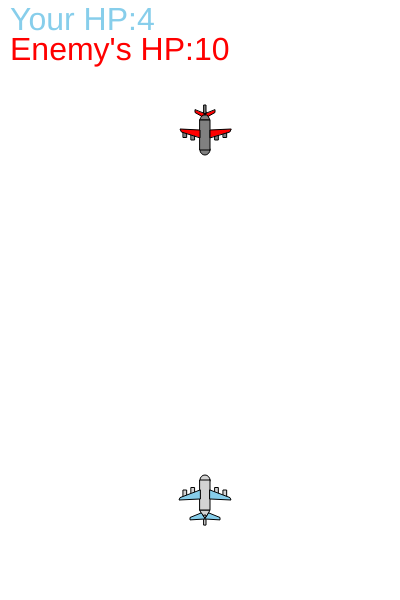
Frame 1 (no input)
Frame 60 (no input): identical to frame 1, image omitted
Frame 120 (the mouse pressed at the canvas centre since frame 60): identical to frame 1, image omitted

The p5.js sketch that drew this single still picture (run headless with seeded random() and noise() and a simulated clock; from frame 60 on, the mouse is pressed at the canvas centre):

// p5.js sketch
// ── sketch.js
// 最終課題を制作しよう
let px = 0;
let py = 0;
let ex = 0;
let ey = 0;
let bullets = [];
let ebullets = [];
let t = 0;
let et = 0;
let health = 5;
let ehp = 10;

function setup(){
  createCanvas(400, 600);
  draw();
  px = width / 2;
  py = height - height / 5;
  ex = width/2;
  ey = height/5;
}


function draw(){
  background(255);
  textSize(32);
  fill("skyblue");
  text("Your HP:" + health, 10, 30);
  fill("red");
  text("Enemy's HP:" + ehp, 10, 60);
  fill("white");
  drawEnemy(ex, ey, 10, 30);
  for(let i = 0; i < ebullets.length; i++){ // 敵の玉を描く
    let eb = ebullets[i];
    ellipse(eb.x + eb.size / 2, eb.y + eb.size * 3, eb.size);//玉のデフォルト位置と大きさ
    eb.x += eb.vx;//飛行機が移動した場合、玉のｘは変わらない
    eb.y += eb.vy;//玉の移動速度
  }

  if(!mouseIsPressed && et % 100 == 0){
    for(num=0;num<1;num++){
        const eb = { x: ex , y: ey, size: random(5,10), vx: 0, vy: 5 };
        ebullets.push(eb);//毎回玉を一個生成する
    }
  }
  et++;

  drawPlane(px, py, 10, 30);
  if(keyIsDown("W".charCodeAt(0))){ py -= 5; }
  if(keyIsDown("A".charCodeAt(0))){ px -= 5; }
  if(keyIsDown("S".charCodeAt(0))){ py += 5; }
  if(keyIsDown("D".charCodeAt(0))){ px += 5; }
 
  if(keyIsDown(" ".charCodeAt(0))){ px = width/2; py = height - height/5; }
  for(let i = 0; i < bullets.length; i++){ // 味方の玉を描く
    let b = bullets[i];
    drawBullet(b.x + b.size / 2, b.y - b.size * 3, b.size);//玉のデフォルト位置と大きさ
    b.x += b.vx;//飛行機が移動した場合、玉のｘは変わらない
    b.y += b.vy;//玉の移動速度
  }

  if(!mouseIsPressed && t != 0 && t % 100 == 0){
    for(num=0;num<1;num++){
        const b = { x: px , y: py, size: random(2,5), vx: 0, vy: -5 };
        bullets.push(b);//毎回玉を一個生成する
    }
  }
  t++;

  //敵の玉と自分の飛行機の距離を計算する
  for(let i = 0; i < bullets.length; i++){
    for(let j = i + 1; j < ebullets.length; j++){
        let b1 = bullets[i];//自分の玉の位置を獲得する
        let b2 = ebullets[j];//敵の玉の位置を獲得する
        if(dist(b1.x, b1.y, b2.x, b2.y) <= b1.size/2 + b2.size/2){
          bullets.splice(i, 1);
          ebullets.splice(j, 1);
        }//もし玉と玉の距離が玉自身の大きさより小さい場合、2つの玉を消す
    }
  }

  for(let i = 0; i < ebullets.length; i++){
    let b2 = ebullets[i];
    if(dist(px, py, b2.x, b2.y) <= b2.size/2 + 10){//敵の玉にぶつかったら、玉を消し、HP-1
      ebullets.splice(i, 1);
      health--;
    }
  }

  if(health == 0) {
    background(255);
    textSize(32);
    fill("red");
    text("GAME OVER", 100, 300);
    noLoop();
  }

  for(let i = 0; i < bullets.length; i++){
    let b1 = bullets[i];
    if(dist(b1.x, b1.y, ex, ey) <= b1.size/2 + 10){//敵を打ったら、玉を消し、敵のHP-1
      bullets.splice(i, 1);
      ehp--;
    }
  }

  if(ehp == 0) {
    background(255);
    textSize(32);
    fill("green");
    text("YOU WIN", 100, 300);
    noLoop();
  }

  //Rでゲームを初期化する
  if (keyIsDown("R".charCodeAt(0))) {
    bullets = [];
    ebullets = [];
    px = width / 2;
    py = height - height / 5;
    ex = width/2;
    ey = height/5;
    health = 4;
    ehp = 10;
    loop();
  }
}

function windowResized(){
  resizeCanvas(windowWidth, windowHeight);
}

function drawBullet(cx, cy, size){
  fill("gold");
  ellipse(cx + size/2, cy + size, size, 3 * size * 1.33);
  rect(cx, cy, size, size * 3);
}

function drawPlane(cx, cy, w, h){
  fill("lightgray");
  //body
  ellipse(cx + w/2, cy, w, w);
  triangle(cx, cy + h, cx + w, cy + h, cx + w / 2, cy + h * 1.33)
  rect(cx, cy, w, h);
  //tail
  rect(cx + w / 2.5, cy + h * 1.17, w / 5, w);
  fill("skyblue");
  quad(cx + w / 10, cy + h * 1.1, cx - w, cy + h * 1.25, cx - w, cy + h * 1.33, cx + w/2, cy + h * 1.30);
  quad(cx + w - w / 10, cy + h * 1.1, cx + w + w, cy + h * 1.25, cx + w + w, cy + h * 1.33, cx + w - w/2, cy + h * 1.30);
  //engine
  fill("lightgray");
  rect(cx - w - w + w / 3, cy + h / 2 - w / 2, w / 3, h / 4);
  rect(cx - w + w / 8 , cy + h / 2 - w / 4 - w / 2, w / 3, h / 4);
  rect(cx + w + w + w - w / 1.5, cy + h / 2 - w / 2, w / 3, h / 4);
  rect(cx + w + w - w / 2 , cy + h / 2 - w / 4 - w / 2, w / 3, h / 4);
  //wing
  fill("skyblue");
  quad(cx, cy + h / 2 - w / 2, cx - w * 2, cy + h / 2.1 + w / 3, cx - w * 2.1, cy + h / 2 + w / 2, cx, cy + h / 2 + w / 2.5);
  quad(cx + w, cy + h / 2 - w / 2, cx + w + w * 2, cy + h / 2.1 + w / 3, cx + w + w * 2.1, cy + h / 2 + w / 2, cx + w, cy + h / 2 + w / 2.5);
}

function drawEnemy(cx, cy, w, h){
  fill("gray");
  //body
  ellipse(cx + w/2, cy + h, w, w);
  triangle(cx, cy, cx + w, cy, cx + w / 2, cy + h - h * 1.33)
  rect(cx, cy, w, h);
  //tail
  rect(cx + w / 2.5, cy - h / 2, w / 5, w);
  fill("red");
  quad(cx + w / 2, cy - h / 5, cx + w / 6, cy - h / 8, cx - w / 2, cy - h / 4, cx - w / 2, cy - h / 3);
  quad(cx + w / 2, cy - h / 5, cx + w - w / 6, cy - h / 8, cx + w + w / 2, cy - h / 4, cx + w + w / 2, cy - h / 3);
  //engine
  fill("gray");
  rect(cx - w - w + w / 3, cy + h / 2 - w / 2, w / 3, h / 4);
  rect(cx - w + w / 8 , cy + h / 2 - w / 4, w / 3, h / 4);
  rect(cx + w + w + w - w / 1.5, cy + h / 2 - w / 2, w / 3, h / 4);
  rect(cx + w + w - w / 2 , cy + h / 2 - w / 4, w / 3, h / 4);
  //wing
  fill("red");
  quad(cx, cy + h / 2 + w / 4, cx, cy + h / 2 - w / 2, cx - w * 2, cy + h / 2 - w / 1.67, cx - w * 2 + w / 8, cy + h / 2 - w / 3);
  quad(cx + w, cy + h / 2 + w / 4, cx + w, cy + h / 2 - w / 2, cx + w + w * 2 + w / 8, cy + h / 2 - w / 1.67, cx + w + w * 2, cy + h / 2 - w / 3);
}
// ── sketch copy.js
// 最終課題を制作しよう

function setup(){
  createCanvas(400, 600);
  draw();
}

function draw(){
  background(255);
  drawPlane(width/2-100, height-height/5, 10, 30);
  drawEnemy(width/2, height-height/5, 20, 60);
}

function windowResized(){
  resizeCanvas(windowWidth, windowHeight);
}

function drawBullet(cx, cy, w, h){
  fill("gold");
  ellipse(cx + w/2, cy + h/3, w, h * 1.33);
  rect(cx, cy, w, h);
}

function drawPlane(cx, cy, w, h){
  fill("lightgray");
  //body
  ellipse(cx + w/2, cy, w, w);
  triangle(cx, cy + h, cx + w, cy + h, cx + w / 2, cy + h * 1.33)
  rect(cx, cy, w, h);
  //tail
  rect(cx + w / 2.5, cy + h * 1.17, w / 5, w);
  fill("skyblue");
  quad(cx + w / 10, cy + h * 1.1, cx - w, cy + h * 1.25, cx - w, cy + h * 1.33, cx + w/2, cy + h * 1.30);
  quad(cx + w - w / 10, cy + h * 1.1, cx + w + w, cy + h * 1.25, cx + w + w, cy + h * 1.33, cx + w - w/2, cy + h * 1.30);
  //engine
  fill("lightgray");
  rect(cx - w - w + w / 3, cy + h / 2 - w / 2, w / 3, h / 4);
  rect(cx - w + w / 8 , cy + h / 2 - w / 4 - w / 2, w / 3, h / 4);
  rect(cx + w + w + w - w / 1.5, cy + h / 2 - w / 2, w / 3, h / 4);
  rect(cx + w + w - w / 2 , cy + h / 2 - w / 4 - w / 2, w / 3, h / 4);
  //wing
  fill("skyblue");
  quad(cx, cy + h / 2 - w / 2, cx - w * 2, cy + h / 2.1 + w / 3, cx - w * 2.1, cy + h / 2 + w / 2, cx, cy + h / 2 + w / 2.5);
  quad(cx + w, cy + h / 2 - w / 2, cx + w + w * 2, cy + h / 2.1 + w / 3, cx + w + w * 2.1, cy + h / 2 + w / 2, cx + w, cy + h / 2 + w / 2.5);
}

function drawEnemy(cx, cy, w, h){
  fill("gray");
  //body
  ellipse(cx + w/2, cy + h, w, w);
  triangle(cx, cy, cx + w, cy, cx + w / 2, cy + h - h * 1.33)
  rect(cx, cy, w, h);
  //tail
  rect(cx + w / 2.5, cy - h / 2, w / 5, w);
  fill("red");

  //engine
  fill("gray");
  rect(cx - w - w + w / 3, cy + h / 2 - w / 2, w / 3, h / 4);
  rect(cx - w + w / 8 , cy + h / 2 - w / 4, w / 3, h / 4);
  rect(cx + w + w + w - w / 1.5, cy + h / 2 - w / 2, w / 3, h / 4);
  rect(cx + w + w - w / 2 , cy + h / 2 - w / 4, w / 3, h / 4);
  //wing
  fill("red");
  rect(cx, cy + h / 2, cx, cy + h / 2 - w / 2, cx - w * 2, cy + h / 2 - w / 2, cx - w * 2 + w / 4, cy + h / 2 - w / 4);
}
